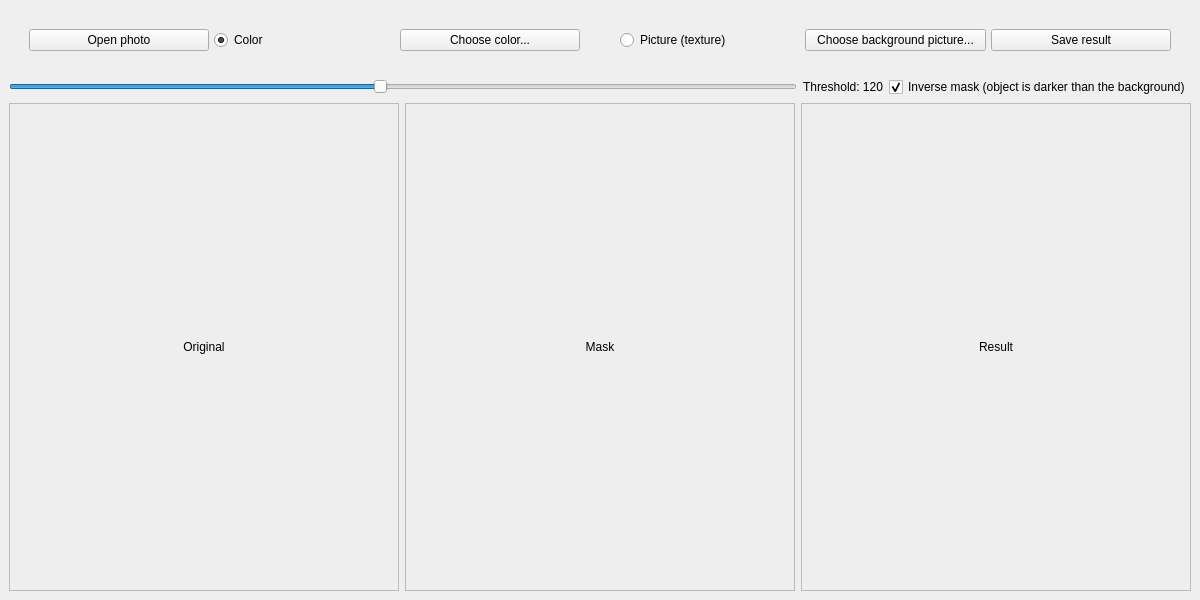
<?xml version="1.0" encoding="UTF-8"?>
<ui version="4.0">
 <class>mainWindow</class>
 <widget class="QMainWindow" name="mainWindow">
  <property name="geometry">
   <rect>
    <x>0</x>
    <y>0</y>
    <width>1200</width>
    <height>600</height>
   </rect>
  </property>
  <property name="windowTitle">
   <string>Background Changer</string>
  </property>
  <widget class="QWidget" name="centralwidget">
   <layout class="QVBoxLayout" name="verticalLayout">
    <item>
     <layout class="QHBoxLayout" name="topRow">
      <property name="spacing">
       <number>5</number>
      </property>
      <property name="leftMargin">
       <number>20</number>
      </property>
      <property name="topMargin">
       <number>20</number>
      </property>
      <property name="rightMargin">
       <number>20</number>
      </property>
      <property name="bottomMargin">
       <number>20</number>
      </property>
      <item>
       <widget class="QPushButton" name="openButton">
        <property name="text">
         <string>Open photo</string>
        </property>
       </widget>
      </item>
      <item>
       <widget class="QRadioButton" name="radioColor">
        <property name="text">
         <string>Color</string>
        </property>
        <property name="checked">
         <bool>true</bool>
        </property>
       </widget>
      </item>
      <item>
       <widget class="QPushButton" name="colorButton">
        <property name="text">
         <string>Choose color...</string>
        </property>
       </widget>
      </item>
      <item>
       <widget class="QLabel" name="labelColorPreview">
        <property name="minimumSize">
         <size>
          <width>30</width>
          <height>20</height>
         </size>
        </property>
        <property name="maximumSize">
         <size>
          <width>30</width>
          <height>20</height>
         </size>
        </property>
        <property name="text">
         <string/>
        </property>
       </widget>
      </item>
      <item>
       <widget class="QRadioButton" name="radioPicture">
        <property name="text">
         <string>Picture (texture)</string>
        </property>
       </widget>
      </item>
      <item>
       <widget class="QPushButton" name="textureButton">
        <property name="text">
         <string>Choose background picture...</string>
        </property>
       </widget>
      </item>
      <item>
       <widget class="QPushButton" name="saveButton">
        <property name="text">
         <string>Save result</string>
        </property>
       </widget>
      </item>
     </layout>
    </item>
    <item>
     <layout class="QHBoxLayout" name="sliderRow">
      <item>
       <widget class="QSlider" name="thresholdSlider">
        <property name="maximum">
         <number>255</number>
        </property>
        <property name="value">
         <number>120</number>
        </property>
        <property name="orientation">
         <enum>Qt::Orientation::Horizontal</enum>
        </property>
       </widget>
      </item>
      <item>
       <widget class="QLabel" name="labelThreshold">
        <property name="text">
         <string>Threshold: 120</string>
        </property>
       </widget>
      </item>
      <item>
       <widget class="QCheckBox" name="checkInverse">
        <property name="text">
         <string>Inverse mask (object is darker than the background)</string>
        </property>
        <property name="checked">
         <bool>true</bool>
        </property>
       </widget>
      </item>
     </layout>
    </item>
    <item>
     <layout class="QHBoxLayout" name="imagesRow">
      <item>
       <widget class="QLabel" name="labelOriginal">
        <property name="sizePolicy">
         <sizepolicy hsizetype="Ignored" vsizetype="Ignored">
          <horstretch>0</horstretch>
          <verstretch>0</verstretch>
         </sizepolicy>
        </property>
        <property name="minimumSize">
         <size>
          <width>200</width>
          <height>200</height>
         </size>
        </property>
        <property name="styleSheet">
         <string notr="true">background:#eee; border:1px solid #bbb;</string>
        </property>
        <property name="text">
         <string>Original</string>
        </property>
        <property name="alignment">
         <set>Qt::AlignmentFlag::AlignCenter</set>
        </property>
       </widget>
      </item>
      <item>
       <widget class="QLabel" name="labelMask">
        <property name="sizePolicy">
         <sizepolicy hsizetype="Ignored" vsizetype="Ignored">
          <horstretch>0</horstretch>
          <verstretch>0</verstretch>
         </sizepolicy>
        </property>
        <property name="minimumSize">
         <size>
          <width>200</width>
          <height>200</height>
         </size>
        </property>
        <property name="styleSheet">
         <string notr="true">background:#eee; border:1px solid #bbb;</string>
        </property>
        <property name="text">
         <string>Mask</string>
        </property>
        <property name="alignment">
         <set>Qt::AlignmentFlag::AlignCenter</set>
        </property>
       </widget>
      </item>
      <item>
       <widget class="QLabel" name="labelResult">
        <property name="sizePolicy">
         <sizepolicy hsizetype="Ignored" vsizetype="Ignored">
          <horstretch>0</horstretch>
          <verstretch>0</verstretch>
         </sizepolicy>
        </property>
        <property name="minimumSize">
         <size>
          <width>200</width>
          <height>200</height>
         </size>
        </property>
        <property name="styleSheet">
         <string notr="true">background:#eee; border:1px solid #bbb;</string>
        </property>
        <property name="text">
         <string>Result</string>
        </property>
        <property name="alignment">
         <set>Qt::AlignmentFlag::AlignCenter</set>
        </property>
       </widget>
      </item>
     </layout>
    </item>
   </layout>
  </widget>
 </widget>
 <resources/>
 <connections/>
</ui>
